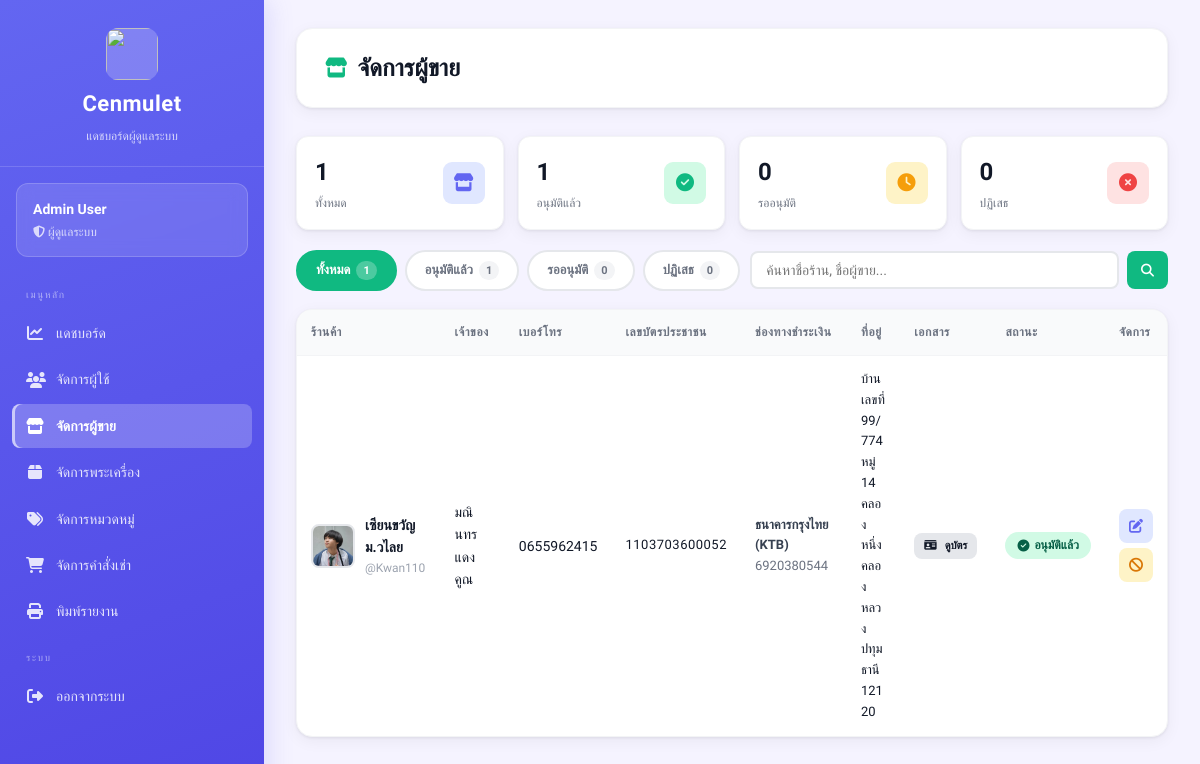
/views/admin/sellers.php (signed in), run on an earlier commit of the app's database.
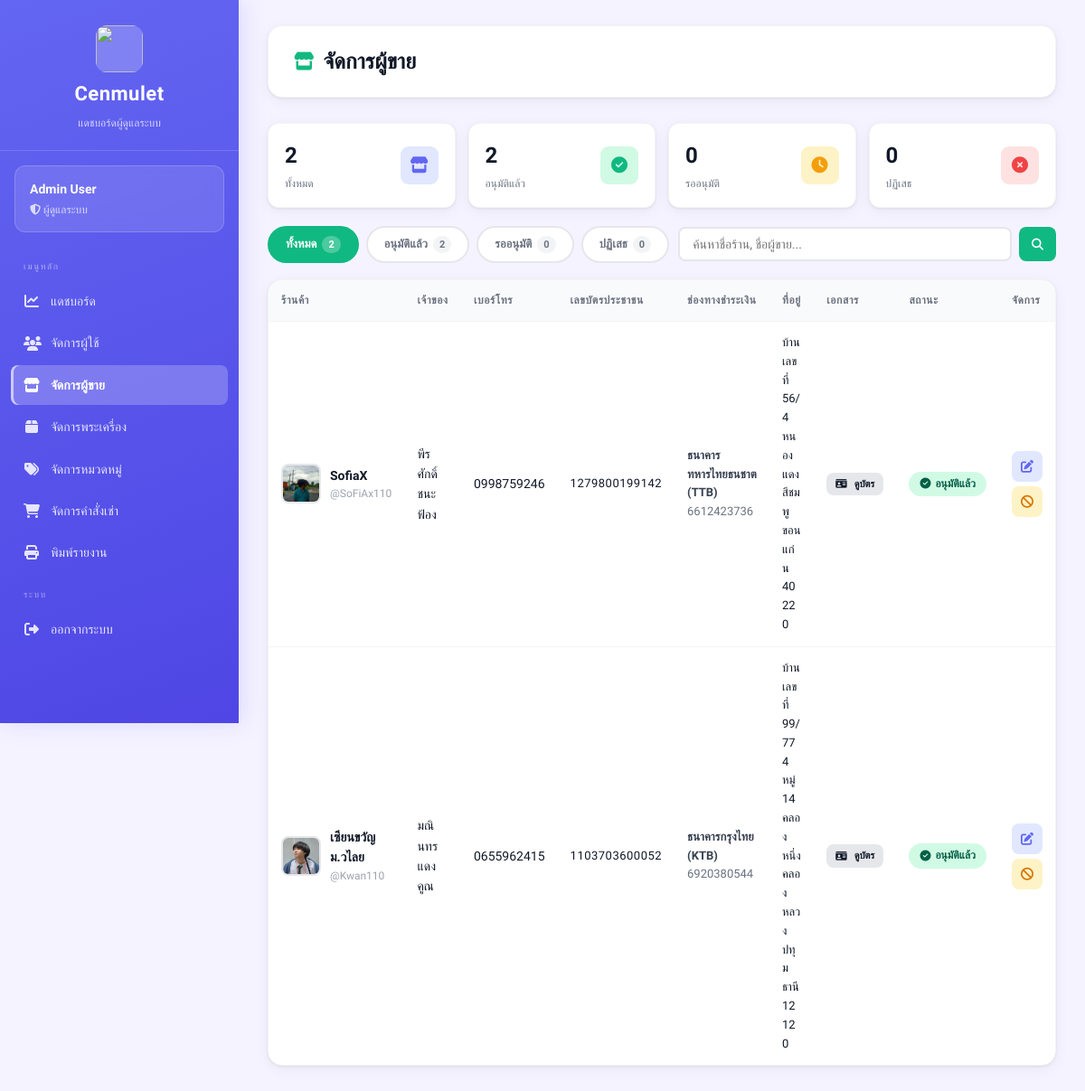
And on a later commit of the database.
### tables this page shows
CREATE TABLE sellers (
    id INTEGER PRIMARY KEY AUTOINCREMENT,
    fullname TEXT,
    store_name TEXT,
    username TEXT UNIQUE,
    password TEXT,
    address TEXT,
    img_store TEXT,
    tel TEXT,
    pay_contax TEXT,
    id_per TEXT,
    img_per TEXT,

    status TEXT DEFAULT 'pending',
    reject_reason TEXT,
    reviewed_at DATETIME
, pay_bank TEXT);

### views/admin/sellers.php (the view, shortened to what the changed rows need)
<?php
require_once __DIR__ . "/../../config/db.php";
$filter  = $_GET['filter'] ?? 'all';
$search  = trim($_GET['search'] ?? '');
$conditions = [];
$params     = [];
$where = $conditions ? "WHERE " . implode(" AND ", $conditions) : "";
$stmt = $db->prepare("SELECT * FROM sellers $where ORDER BY id DESC");
$stmt->execute($params);
$sellers = $stmt->fetchAll(PDO::FETCH_ASSOC);
$n_all      = $db->query("SELECT COUNT(*) FROM sellers")->fetchColumn();
$n_approved = $db->query("SELECT COUNT(*) FROM sellers WHERE status='approved'")->fetchColumn();
?>
<!DOCTYPE html>
<html lang="th">
<head>
    <link rel="stylesheet" href="/public/css/dashboard.css">
    <link rel="stylesheet" href="https://cdnjs.cloudflare.com/ajax/libs/font-awesome/6.5.1/css/all.min.css">
</head>
<body class="admin">
<div class="dashboard-container">
<?php include __DIR__ . '/_sidebar.php'; ?>
<main class="main-content">
    <div class="top-bar">
        <h1><i class="fa-solid fa-store"></i> จัดการผู้ขาย</h1>
    </div>
    <div class="stats-mini" style="margin-bottom:20px">
        <div class="stat-mini">
            <div><div class="stat-mini-value"><?php echo $n_all; ?></div><div class="stat-mini-label">ทั้งหมด</div></div>
        </div>
        <div class="stat-mini">
            <div><div class="stat-mini-value"><?php echo $n_approved; ?></div><div class="stat-mini-label">อนุมัติแล้ว</div></div>
        </div>
    </div>
    <div style="display:flex;gap:10px;flex-wrap:wrap;margin-bottom:18px;align-items:center">
        <div class="filter-tabs" style="margin-bottom:0">
            <a href="?filter=all<?php echo $search ? '&search='.urlencode($search) : ''; ?>"
               class="filter-tab <?php echo $filter==='all'      ? 'active':'' ?>">ทั้งหมด <span class="tab-count"><?php echo $n_all; ?></span></a>
            <a href="?filter=approved<?php echo $search ? '&search='.urlencode($search) : ''; ?>"
               class="filter-tab <?php echo $filter==='approved' ? 'active':'' ?>">อนุมัติแล้ว <span class="tab-count"><?php echo $n_approved; ?></span></a>
        </div>
    </div>
    <div class="card">
        <div class="table-wrapper">
        <?php if (count($sellers) > 0): ?>
        <table>
            <thead>
                <tr>
                    <th>ร้านค้า</th>
                    <th>เจ้าของ</th>
                    <th>เบอร์โทร</th>
                    <th>เลขบัตรประชาชน</th>
                    <th>ช่องทางชำระเงิน</th>
                    <th>ที่อยู่</th>
                    <th>เอกสาร</th>
                    <th>สถานะ</th>
                    <th>จัดการ</th>
                </tr>
            </thead>
            <tbody>
            <?php foreach ($sellers as $s): ?>
            <?php $sB64 = base64_encode(json_encode([
                'id'         => (int)$s['id'],
                'store_name' => $s['store_name'],
                'fullname'   => $s['fullname'],
                'username'   => $s['username'],
                'tel'        => $s['tel'] ?? '',
                'id_per'     => $s['id_per'] ?? '',
                'address'    => $s['address'] ?? '',
                'pay_bank'   => $s['pay_bank'] ?? '',
                'pay_contax' => $s['pay_contax'] ?? '',
                'status'     => $s['status'],
            ], JSON_UNESCAPED_UNICODE)); ?>
            <tr class="clickable-row" onclick="openEdit('<?php echo $sB64; ?>')"
                style="cursor:pointer">
                <td>
                    <div style="display:flex;align-items:center;gap:10px">
                        <?php if (!empty($s['img_store'])): ?>
                        <img src="/uploads/sellers/<?php echo htmlspecialchars($s['img_store']); ?>"
                             style="width:44px;height:44px;border-radius:8px;object-fit:cover;border:2px solid #e5e7eb">
                        <?php else: ?>
                        <div class="no-image"><i class="fa-solid fa-store"></i></div>
                        <?php endif; ?>
                        <div>
                            <div style="font-weight:600"><?php echo htmlspecialchars($s['store_name']); ?></div>
                            <div style="font-size:12px;color:#9ca3af">@<?php echo htmlspecialchars($s['username']); ?></div>
                        </div>
                    </div>
                </td>
                <td><?php echo htmlspecialchars($s['fullname']); ?></td>
                <td><?php echo htmlspecialchars($s['tel']); ?></td>
                <td style="font-size:13px;letter-spacing:.5px"><?php echo htmlspecialchars($s['id_per'] ?? '-'); ?></td>
                <td style="font-size:13px">
                    <?php if (!empty($s['pay_bank'])): ?>
                        <div style="font-weight:600;color:#374151"><?php echo htmlspecialchars($s['pay_bank']); ?></div>
                        <div style="color:#6b7280"><?php echo htmlspecialchars($s['pay_contax'] ?? '-'); ?></div>
                    <?php else: ?>
                        <?php echo htmlspecialchars($s['pay_contax'] ?? '-'); ?>
                    <?php endif; ?>
                </td>
                <td style="font-size:13px;max-width:160px;word-break:break-word"><?php echo htmlspecialchars($s['address'] ?? '-'); ?></td>
                <td>
                    <?php if (!empty($s['img_per'])): ?>
                    <a href="/uploads/sellers/<?php echo htmlspecialchars($s['img_per']); ?>"
                       target="_blank" class="btn btn-sm btn-secondary" style="font-size:11px;padding:4px 10px">
                        <i class="fa-solid fa-id-card"></i> ดูบัตร
                    </a>
                    <?php else: ?>
                    <span style="color:#d1d5db;font-size:12px">ไม่มี</span>
                    <?php endif; ?>
                </td>
                <td>
                    <?php
                    $badges = [
                        'approved' => ['badge-success','fa-check-circle','อนุมัติแล้ว'],
                        'pending'  => ['badge-warning','fa-clock','รออนุมัติ'],
                        'rejected' => ['badge-danger', 'fa-times-circle','ปฏิเสธ'],
                    ];
                    [$cls,$icon,$label] = $badges[$s['status']] ?? ['badge-warning','fa-clock','ไม่ทราบ'];
                    ?>
                    <span class="badge <?php echo $cls; ?>">
                        <i class="fa-solid <?php echo $icon; ?>"></i> <?php echo $label; ?>
                    </span>
                </td>
                <td class="no-row-click">
                    <div style="display:flex;flex-direction:column;gap:5px">
                        <button onclick="event.stopPropagation();openEdit('<?php echo $sB64; ?>')"
                            class="btn-icon" title="แก้ไข"
                            style="background:#e0e7ff;color:#6366f1;border-color:#c7d2fe">
                            <i class="fa-solid fa-pen-to-square"></i>
                        </button>
                        <?php if ($s['status'] === 'pending'): ?>
                        <form method="POST" action="/views/admin/seller_action.php">
                            <input type="hidden" name="seller_id" value="<?php echo $s['id']; ?>">
                            <input type="hidden" name="action" value="approve">
                            <input type="hidden" name="redirect_to" value="/views/admin/sellers.php">
                            <button type="submit" class="btn-icon" title="อนุมัติ"
                                style="background:#d1fae5;color:#059669;border-color:#a7f3d0">
                                <i class="fa-solid fa-check"></i>
                            </button>
                        </form>
                        <?php elseif ($s['status'] === 'approved'): ?>
                        <form method="POST" action="/views/admin/seller_action.php"
                              onsubmit="return confirm('ถอนสิทธิ์ผู้ขายรายนี้?')">
                            <button type="submit" class="btn-icon" title="ถอนสิทธิ์"
                                style="background:#fef3c7;color:#d97706;border-color:#fde68a">
                                <i class="fa-solid fa-ban"></i>
                            </button>
                        </form>
                        <?php endif; ?>
                    </div>
                </td>
            </tr>
            <?php endforeach; ?>
            </tbody>
        </table>
        <?php endif; ?>
        </div>
    </div>
</main>
</div>
</body>
</html>

What changed in the data, as far as the page shows it:
added sellers: img_store (picture), store_name "SofiaX", username "SoFiAx110", fullname "พีรศักดิ์ ชนะฟ้อง", tel "0998759246", id_per "1279800199142", pay_bank "ธนาคารทหารไทยธนชาต (TTB)", pay_contax "6612423736", address "บ้านเลขที่ 56/4 หนองแดง สีชมพู ขอนแก่น 40220", label "อนุมัติแล้ว"
Also different on the page:
$n_all: "1" → "2"
$n_approved: "1" → "2"
